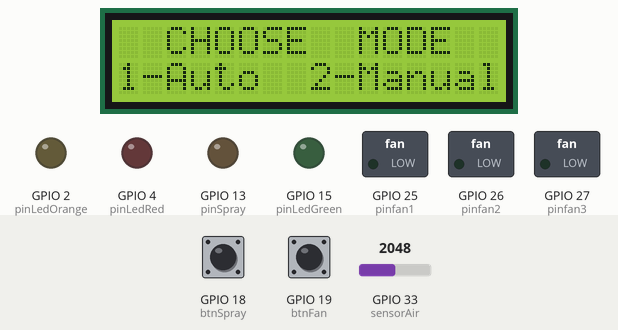
This sketch was run on a simulated ESP32. On the bench: 16×2 character LCD, switched loads named in the sketch (green lamp = pin HIGH), output pins drawn as LEDs (lit = HIGH). Inputs (shaded band) come from the test bench; at power-on: GPIO 18 (btnSpray) HIGH, GPIO 19 (btnFan) HIGH, GPIO 33 (sensorAir) = 2048. What the sketch prints to the serial monitor is not drawn.

Above: at 1.2 s.
1.3 s: GPIO 18 (btnSpray) pulled LOW for 3.2 s
At 5.0 s:
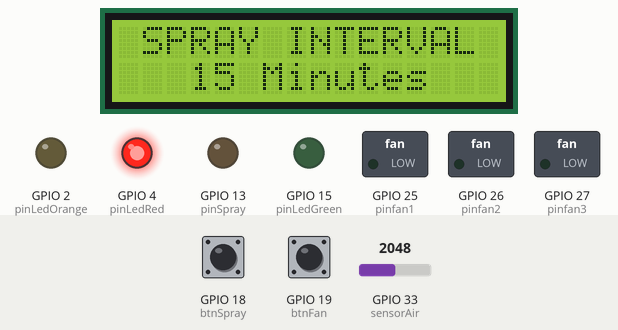
6.0 s: GPIO 19 (btnFan) pulled LOW for 1 s
At 8.7 s:
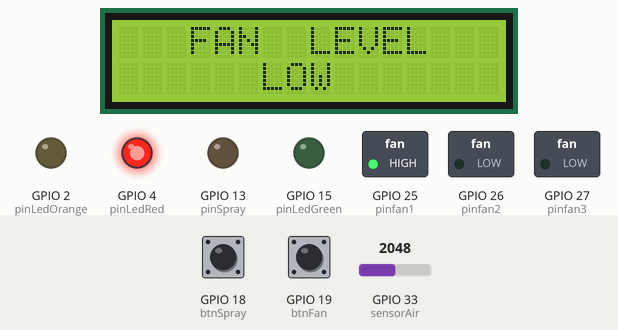
10.0 s: GPIO 33 (sensorAir) set to 571
13.0 s: GPIO 33 (sensorAir) set to 488
At 14.3 s:
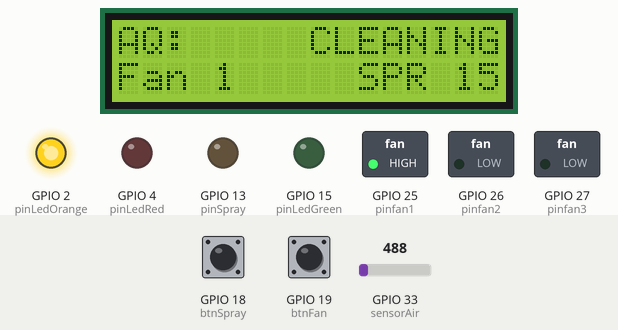
15.1 s: GPIO 19 (btnFan) pulled LOW for 3.2 s
At 19.5 s:
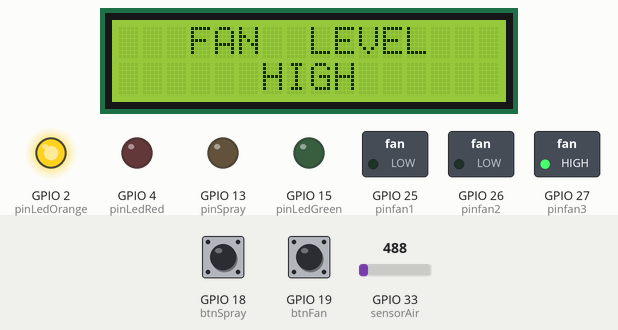
19.8 s: GPIO 19 (btnFan) pulled LOW for 0.15 s
At 21.6 s:
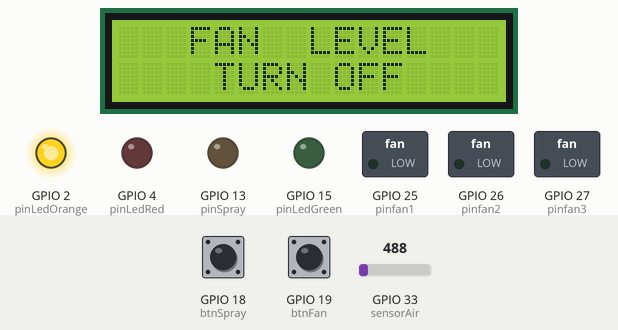
Timing chart, 0 to 23.1 s (numbered marks = the images above; inputs shaded):
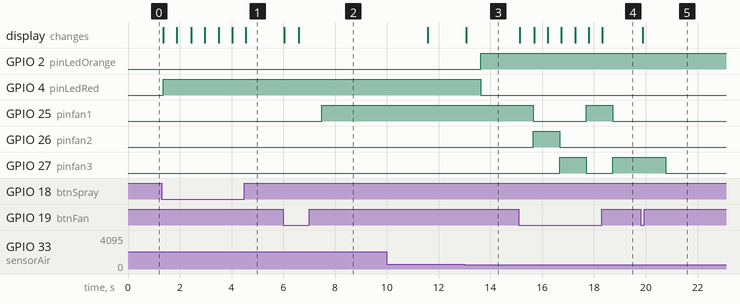

Measured:
- the behaviour switches between 522 and 521 on GPIO 33 (sensorAir) (found by bisection; images 2 and 3)
- after the input at 1.3 s, GPIO 4 (pinLedRed): LOW → HIGH after 0.06 s; the display: first changes after 0.06 s (image 1 shows a later state)
- after the input at 6.0 s, GPIO 25 (pinfan1): LOW → HIGH after 1.5 s; the display: first changes at once (image 2 shows a later state)
- after the input at 13.0 s, GPIO 2 (pinLedOrange): LOW → HIGH after 0.62 s; GPIO 4 (pinLedRed): HIGH → LOW after 0.62 s; the display: changes after 0.06 s (image 3)
- after the input at 15.1 s, GPIO 25 (pinfan1): HIGH → LOW after 0.56 s, → HIGH 2.0 s later, → LOW 1.0 s later; GPIO 26 (pinfan2): LOW → HIGH after 0.56 s, → LOW 1.0 s later; GPIO 27 (pinfan3): LOW → HIGH after 1.6 s, → LOW 1.0 s later, → HIGH 1.0 s later; the display: first changes at once (image 4 shows a later state)
- after the input at 19.8 s, GPIO 27 (pinfan3): HIGH → LOW after 0.97 s; the display: changes after 0.07 s (image 5)

The sketch:

project-air.ino
```cpp
// Board:             DOIT ESP32 (Node ESP?)
// Documentation URL: asdasd
#include <WiFi.h>
#include <HTTPClient.h>
#include <LiquidCrystal_I2C.h>

// WIFI
const char* ssid = "AIRWIFI";
const char* password = "12345678";
String serverName = "http://martorenzo.click/project/air/server/";  // include "/"
String deviceName = "1";
int wifiConnected = 0;
int wifiStatus = 2; // 0 - manual
                    // 1 - wifi
                    // 2 - choose

// DISPLAY
LiquidCrystal_I2C lcd(0x27, 16, 2);
int menuDisplay = 0;                  // 0 - manual > main
                                      // 1 - manual > fan
                                      // 2 - manual > spray

// AIR
int sensorAir = 33;

// Control - Out
int pinfan1 = 25;
int pinfan2 = 26;
int pinfan3 = 27;
int pinSpray = 13;
int pinLedGreen = 15;
int pinLedRed = 4;
int pinLedOrange = 2;

// Button
int btnFan = 19;
int btnSpray = 18;

// Data
String statusAir = "0";                       // 0 - green  good        0-5%
                                              // 1 - orange not good    6-50%
                                              // 2 - red    pulluted    51-99%
String statusAirValue = "";                   // %
String statusAirValue2 = "";                  // GOOD
                                              // CLEANING
                                              // BAD

String statusFan = "0";                       // 0 - off
                                              // 1 - level1
                                              // 2 - level2
                                              // 3 - level3
String statusFanValue = "";
String statusFanSettingValue = "";

String statusSpray2 = "0";
String statusSprayLast = "-1";
String statusSpray = "0";                     // 0 - off
                                              // 1 - 1 min
                                              // 2 - 3 min
                                              // 3 - 5 min
                                              // 4 - 10 min
                                              // 5 - 15 min
String statusSprayValue = "";
String statusSpraySettingValue = "";
String statusCalibratedAirMin = "0";
String statusCalibratedAirMax = "1023";

// debounce
unsigned long lastTime = 0;                   // wifi / data
unsigned long lastTimeAir = 0;
unsigned long lastTimeFan = 0;
unsigned long lastTimeSpray = 0;            //
unsigned long lastTimeSprayDeb = 0;         // deb
unsigned long lastTimeDisplay = 0;
unsigned long lastTimeBtn = 0;

unsigned long timerDelay1 = 1000;
unsigned long timerDelay2 = 500;
unsigned long timerDelaySpray = 0;           // countdown
unsigned long timerDelaySprayOrig = 0;        // countdown max
unsigned long timerDelayDisplay = 5000;      // manual / setting (fan/spray)


// ============================
// Start
// ============================
void setup()
{
  // Serial
  Serial.begin(9600);

  // init lcd
  lcd.init();
  lcd.backlight();
  lcd.clear();

  // init Button
  pinMode(sensorAir, INPUT);

  // init Control - Out
  pinMode(pinfan1, OUTPUT);
  pinMode(pinfan2, OUTPUT);
  pinMode(pinfan3, OUTPUT);
  pinMode(pinSpray, OUTPUT);
  pinMode(pinLedGreen, OUTPUT);
  pinMode(pinLedRed, OUTPUT);
  pinMode(pinLedOrange, OUTPUT);
  digitalWrite(pinfan1, LOW);
  digitalWrite(pinfan2, LOW);
  digitalWrite(pinfan3, LOW);
  digitalWrite(pinSpray, LOW);
  digitalWrite(pinLedGreen, LOW);
  digitalWrite(pinLedRed, LOW);
  digitalWrite(pinLedOrange, LOW);

  // init Button
  pinMode(btnFan, INPUT_PULLUP);
  pinMode(btnSpray, INPUT_PULLUP);
}


// ============================
// Loop
// ============================
void loop()
{
  // Get Air
  int sensorAirVal = analogRead(sensorAir);
  sensorAirVal = map(sensorAirVal, statusCalibratedAirMin.toInt(), statusCalibratedAirMax.toInt(), 0, 100);
  statusAirValue = String(sensorAirVal) + "%";
  statusAir = String(sensorAirVal);

  // Button
  int btnFanVal = digitalRead(btnFan);
  int btnSprayVal = digitalRead(btnSpray);

  // AUTO
  if (wifiStatus == 1)
  {
    //
    if (wifiConnected == 0)
    {
      ConnectWifi();
    }

    //
    if ((millis() - lastTime) > timerDelay1)
    {
      // set
      RequestSetData();

      // get
      RequestGetFan();
      RequestGetSpray();
      RequestGetSpray2();

      // Connected
      if(WiFi.status()== WL_CONNECTED)
      {
        lcd.setCursor(0, 0);
        lcd.print("AQ:     " + statusAirValue2);
        lcd.setCursor(0, 1);
        lcd.print("Fan " + statusFanValue + "    SPR " + statusSprayValue);
      }

      // Disconnected
      else
      {
          lcd.setCursor(0, 0);
          lcd.print("   CONNECTING   ");
          lcd.setCursor(0, 1);
          lcd.print("      WIFI      ");
      }

      // Next
      lastTime = millis();
    }
  }

  // MANUAL
  if (wifiStatus == 0)
  {
    // display back?
    if ((millis() - lastTimeDisplay) > timerDelayDisplay)
    {
      menuDisplay = 0;
      lastTimeDisplay = millis();
    }

    // button?
    if ((millis() - lastTimeBtn) > timerDelay2)
    {
      // fan?
      if (!btnFanVal)
      {
        lastTimeBtn = millis();
        lastTimeDisplay = millis();

        if (menuDisplay == 1)
        {
          if (statusFan == "0")
          {
            statusFan = "1";
            return;
          }

          if (statusFan == "1")
          {
            statusFan = "2";
            return;
          }

          if (statusFan == "2")
          {
            statusFan = "3";
            return;
          }

          if (statusFan == "3")
          {
            statusFan = "0";
            return;
          }
        }

        menuDisplay = 1;
      }

      // spray?
      if (!btnSprayVal)
      {
        lastTimeBtn = millis();
        lastTimeDisplay = millis();

        if (menuDisplay == 2)
        {
          if (statusSpray == "0")
          {
            statusSpray = "1";
            return;
          }

          if (statusSpray == "1")
          {
            statusSpray = "2";
            return;
          }

          if (statusSpray == "2")
          {
            statusSpray = "3";
            return;
          }

          if (statusSpray == "3")
          {
            statusSpray = "4";
            return;
          }

          if (statusSpray == "4")
          {
            statusSpray = "5";
            return;
          }

          if (statusSpray == "5")
          {
            statusSpray = "0";
            return;
          }
        }

        menuDisplay = 2;
      }
    }

    // Main Display
    if (menuDisplay == 0)
    {
      lcd.setCursor(0, 0);
      lcd.print("AQ:     " + statusAirValue2);
      lcd.setCursor(0, 1);
      lcd.print("Fan " + statusFanValue + "    SPR " + statusSprayValue);
      //lcd.print("                ");
    }

    // Fan Display
    if (menuDisplay == 1)
    {
      lcd.setCursor(0, 0);
      lcd.print("   FAN  LEVEL   ");
      lcd.setCursor(0, 1);
      lcd.print(statusFanSettingValue);
      //lcd.print("                ");
    }

    // Spray Display
    if (menuDisplay == 2)
    {
      lcd.setCursor(0, 0);
      lcd.print(" SPRAY INTERVAL ");
      lcd.setCursor(0, 1);
      lcd.print(statusSpraySettingValue);
      //lcd.print("                ");
    }
  }

  // CHOOSE
  if (wifiStatus == 2)
  {
    lcd.setCursor(0, 0);
    lcd.print("  CHOOSE  MODE  ");
    lcd.setCursor(0, 1);
    lcd.print("1-Auto  2-Manual");
    //lcd.print("                ");

    // Btn?
    if ((millis() - lastTimeBtn) > timerDelay1)
    {
      if (!btnFanVal)
      {
        wifiStatus = 1;
        Serial.println("aaa");

        // Next
        lastTimeBtn = millis();
        return;
      }

      if (!btnSprayVal)
      {
        wifiStatus = 0;
        Serial.println("bbb");

        // Next
        lastTimeBtn = millis();
        return;
      }
    }
  }

  // Air?
  {
    ConvertAir(sensorAirVal);
    if ((millis() - lastTimeAir) > timerDelay1)
    {
      // check status
      if (wifiStatus == 2)
      {
        return;
      }

      if (sensorAirVal >= 0 && sensorAirVal <= 5)
      {
        digitalWrite(pinLedGreen, HIGH);
        digitalWrite(pinLedRed, LOW);
        digitalWrite(pinLedOrange, LOW);
      }

      if (sensorAirVal >= 6 && sensorAirVal <= 50)
      {
        digitalWrite(pinLedGreen, LOW);
        digitalWrite(pinLedRed, LOW);
        digitalWrite(pinLedOrange, HIGH);
      }

      if (sensorAirVal >= 51)
      {
        digitalWrite(pinLedGreen, LOW);
        digitalWrite(pinLedRed, HIGH);
        digitalWrite(pinLedOrange, LOW);
      }

      lastTimeAir = millis();
    }
  }

  // Fan?
  {
    ConvertFan();
    if ((millis() - lastTimeFan) > timerDelay1)
    {
      // check status
      if (wifiStatus == 2)
      {
        return;
      }

      if (statusFan == "0")
      {
        digitalWrite(pinfan1, LOW);
        digitalWrite(pinfan2, LOW);
        digitalWrite(pinfan3, LOW);
      }

      if (statusFan == "1")
      {
        digitalWrite(pinfan1, HIGH);
        digitalWrite(pinfan2, LOW);
        digitalWrite(pinfan3, LOW);
      }

      if (statusFan == "2")
      {
        digitalWrite(pinfan1, LOW);
        digitalWrite(pinfan2, HIGH);
        digitalWrite(pinfan3, LOW);
      }

      if (statusFan == "3")
      {
        digitalWrite(pinfan1, LOW);
        digitalWrite(pinfan2, LOW);
        digitalWrite(pinfan3, HIGH);
      }

      lastTimeFan = millis();
    }
  }

  // Spray?
  {
    ConvertSpray();
    /*
    if ((millis() - lastTimeSprayDeb) > timerDelay1)
    {
      // check status
      if (wifiStatus == 2)
      {
        return;
      }

      // check ON
      if (timerDelaySpray > 0)
      {
        digitalWrite(pinSpray, HIGH);
        lastTimeSpray = millis();
      }
    }
    else
    {
      digitalWrite(pinSpray, LOW);
    }
    */

    if ((millis() - lastTimeSprayDeb) > timerDelaySpray * 1000)
    {
      // check status
      if (wifiStatus == 2)
      {
        return;
      }

      if (timerDelaySpray <= 0)
      {
        return;
      }

      lastTimeSprayDeb = millis();

      digitalWrite(pinSpray, HIGH);
      delay(1000);
      digitalWrite(pinSpray, LOW);
    }
  }

  // Manual Spray
  if (statusSpray2 == "1")
  {
    digitalWrite(pinSpray, HIGH);
    delay(1000);
    digitalWrite(pinSpray, LOW);
    statusSpray2 = "0";
  }
}


void ConnectWifi()
{
  lcd.setCursor(0, 0);
  lcd.print("   CONNECTING   ");
  lcd.setCursor(0, 1);
  lcd.print("      WIFI      ");

  Serial.println("init wifi");
  // init wifi
  WiFi.begin(ssid, password);
  Serial.println("Connecting");
  while(WiFi.status() != WL_CONNECTED) {
    delay(500);
    Serial.print(".");
  }
  Serial.println("");
  Serial.print("Connected to WiFi network with IP Address: ");
  Serial.println(WiFi.localIP());

  wifiConnected = 1;
}

// Get Fan
void RequestGetFan()
{
  HTTPClient http;
  String serverPath = serverName + "api.php?mode=getfan&id=" + deviceName;
  http.begin(serverPath.c_str());
  int httpResponseCode = http.GET();

  if (httpResponseCode>0) {
    String payload = http.getString();
    Serial.println(payload);
    statusFan = payload;
  }

  http.end();
}

// Get Spray
void RequestGetSpray()
{
  HTTPClient http;
  String serverPath = serverName + "api.php?mode=getspray&id=" + deviceName;
  http.begin(serverPath.c_str());
  int httpResponseCode = http.GET();

  if (httpResponseCode>0) {
    String payload = http.getString();
    Serial.println(payload);
    statusSpray = payload;
  }

  http.end();
}

// Get Spray
void RequestGetSpray2()
{
  HTTPClient http;
  String serverPath = serverName + "api.php?mode=getspray2&id=" + deviceName;
  http.begin(serverPath.c_str());
  int httpResponseCode = http.GET();

  if (httpResponseCode>0) {
    String payload = http.getString();
    Serial.println(payload);
    statusSpray2 = payload;
  }

  http.end();
}

// Set Data
void RequestSetData()
{
  HTTPClient http;
  String serverPath = serverName + "api.php?mode=setdata&id=" + deviceName + "&val1=" + statusAir;
  http.begin(serverPath.c_str());
  int httpResponseCode = http.GET();

  if (httpResponseCode>0) {
    String payload = http.getString();
    Serial.println(payload + " " + statusAir);
  }

  http.end();
}

void ConvertAir(long sensorAirVal)
{
  if (sensorAirVal >= 0 && sensorAirVal <= 5)
  {
    statusAirValue2 = "    GOOD";
  }

  if (sensorAirVal >= 6 && sensorAirVal <= 50)
  {
    statusAirValue2 = "CLEANING";
  }

  if (sensorAirVal >= 51)
  {
    statusAirValue2 = "     BAD";
  }
}

void ConvertFan()
{
  if (statusFan == "0")
  {
    statusFanValue = "OF";
    statusFanSettingValue = "    TURN OFF    ";
  }

  if (statusFan == "1")
  {
    statusFanValue = "1 ";
    statusFanSettingValue = "      LOW       ";
  }

  if (statusFan == "2")
  {
    statusFanValue = "2 ";
    statusFanSettingValue = "     MEDIUM     ";
  }

  if (statusFan == "3")
  {
    statusFanValue = "3 ";
    statusFanSettingValue = "      HIGH      ";
  }
}

void ConvertSpray()
{
  // Check Set
  if (statusSprayLast == statusSpray)
  {
    return;
  }

  // Set New
  if (statusSpray == "0")
  {
    timerDelaySpray = 0;
    timerDelaySprayOrig = 0;
    statusSprayLast = statusSpray;
    statusSprayValue = "OF";
    statusSpraySettingValue = "    TURN OFF    ";
  }

  if (statusSpray == "1")
  {
    timerDelaySpray = 60;
    timerDelaySprayOrig = 60;
    statusSprayLast = statusSpray;
    statusSprayValue = "01";
    statusSpraySettingValue = "    1 Minute    ";
  }

  if (statusSpray == "2")
  {
    timerDelaySpray = 180;
    timerDelaySprayOrig = 180;
    statusSprayLast = statusSpray;
    statusSprayValue = "03";
    statusSpraySettingValue = "    3 Minutes   ";
  }

  if (statusSpray == "3")
  {
    timerDelaySpray = 300;
    timerDelaySprayOrig = 300;
    statusSprayLast = statusSpray;
    statusSprayValue = "05";
    statusSpraySettingValue = "    5 Minutes   ";
  }

  if (statusSpray == "4")
  {
    timerDelaySpray = 600;
    timerDelaySprayOrig = 600;
    statusSprayLast = statusSpray;
    statusSprayValue = "10";
    statusSpraySettingValue = "   10 Minutes   ";
  }

  if (statusSpray == "5")
  {
    timerDelaySpray = 900;
    timerDelaySprayOrig = 900;
    statusSprayLast = statusSpray;
    statusSprayValue = "15";
    statusSpraySettingValue = "   15 Minutes   ";
  }
}
```
